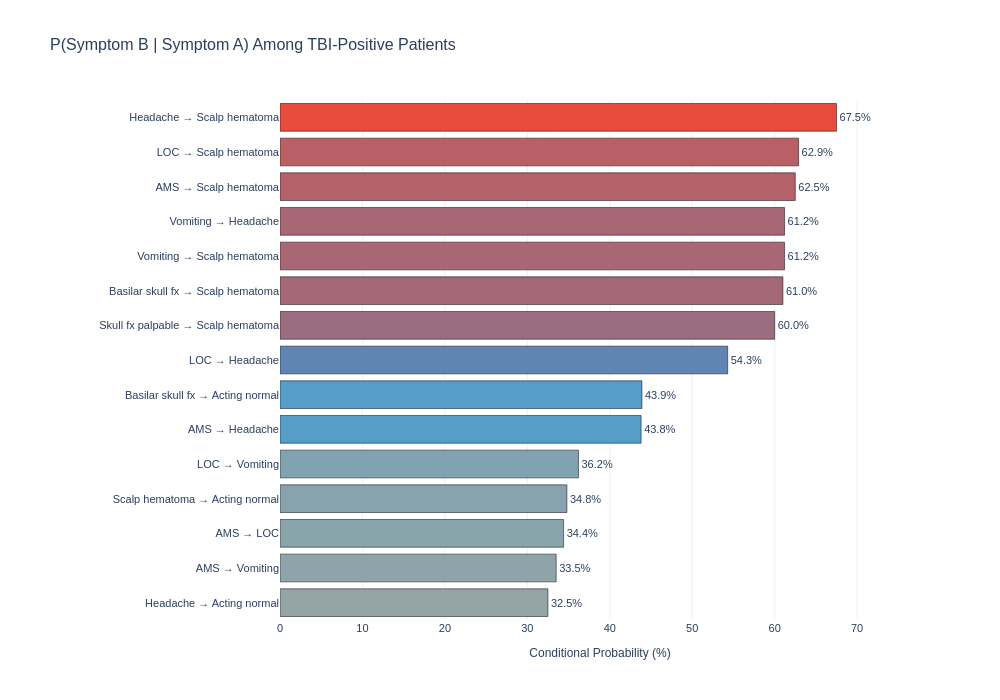

The notebook cell saved with this chart:
### Code cell
# ── Finding 3 Figure: Symptom Co-occurrence Among TBI Patients ──
import plotly.graph_objects as go

# Top co-occurring pairs (from notebook output, top 15)
pairs = [
    ('AMS → Scalp hematoma', 62.5),
    ('Headache → Scalp hematoma', 67.5),
    ('AMS → Headache', 43.8),
    ('LOC → Scalp hematoma', 62.9),
    ('Vomiting → Scalp hematoma', 61.2),
    ('Vomiting → Headache', 61.2),
    ('LOC → Headache', 54.3),
    ('AMS → LOC', 34.4),
    ('AMS → Vomiting', 33.5),
    ('LOC → Vomiting', 36.2),
    ('Basilar skull fx → Scalp hematoma', 61.0),
    ('Skull fx palpable → Scalp hematoma', 60.0),
    ('Basilar skull fx → Acting normal', 43.9),
    ('Headache → Acting normal', 32.5),
    ('Scalp hematoma → Acting normal', 34.8),
]

# Sort ascending for horizontal bar chart (highest at top)
pairs.sort(key=lambda x: x[1])

labels = [p[0] for p in pairs]
values = [p[1] for p in pairs]

fig = go.Figure()

fig.add_trace(go.Bar(
    y=labels,
    x=values,
    orientation='h',
    marker=dict(
        color=values,
        colorscale=[[0, '#95a5a6'], [0.5, '#3498db'], [1, '#e74c3c']],
        line=dict(color='black', width=0.5)
    ),
    text=[f'{v:.1f}%' for v in values],
    textposition='outside'
))

fig.update_layout(
    title=dict(
        text='P(Symptom B | Symptom A) Among TBI-Positive Patients',
        font=dict(size=16, family='Arial')
    ),
    xaxis=dict(
        title='Conditional Probability (%)',
        title_font=dict(size=12),
        range=[0, max(values) * 1.15],
        gridcolor='#e0e0e0'
    ),
    yaxis=dict(
        title='',
        title_font=dict(size=12)
    ),
    plot_bgcolor='white',
    paper_bgcolor='white',
    font=dict(family='Arial', size=11),
    width=1000,
    height=700,
    margin=dict(l=280, r=80, t=100, b=80),
    showlegend=False
)

fig.update_xaxes(showgrid=True, gridwidth=1, gridcolor='#f0f0f0')
fig.show()

fig.write_image('../figs/finding3_cooccurrence.pdf', width=1000, height=700)
print("✓ Exported to finding3_cooccurrence.pdf")

### Figure 1 — Plotly figure (JSON) as saved in the notebook; plotly's stock layout.template omitted (floating-point values rounded to 4 significant figures)
{"data": [{"marker": {"color": [32.5, 33.5, 34.4, 34.8, 36.2, 43.8, 43.9, 54.3, 60, 61, 61.2, 61.2, 62.5, 62.9, 67.5], "colorscale": [[0, "#95a5a6"], [0.5, "#3498db"], [1, "#e74c3c"]], "line": {"color": "black", "width": 0.5}}, "orientation": "h", "text": ["32.5%", "33.5%", "34.4%", "34.8%", "36.2%", "43.8%", "43.9%", "54.3%", "60.0%", "61.0%", "61.2%", "61.2%", "62.5%", "62.9%", "67.5%"], "textposition": "outside", "type": "bar", "x": [32.5, 33.5, 34.4, 34.8, 36.2, 43.8, 43.9, 54.3, 60, 61, 61.2, 61.2, 62.5, 62.9, 67.5], "y": ["Headache → Acting normal", "AMS → Vomiting", "AMS → LOC", "Scalp hematoma → Acting normal", "LOC → Vomiting", "AMS → Headache", "Basilar skull fx → Acting normal", "LOC → Headache", "Skull fx palpable → Scalp hematoma", "Basilar skull fx → Scalp hematoma", "Vomiting → Scalp hematoma", "Vomiting → Headache", "AMS → Scalp hematoma", "LOC → Scalp hematoma", "Headache → Scalp hematoma"]}], "layout": {"font": {"family": "Arial", "size": 11}, "height": 700, "margin": {"b": 80, "l": 280, "r": 80, "t": 100}, "paper_bgcolor": "white", "plot_bgcolor": "white", "showlegend": false, "title": {"font": {"family": "Arial", "size": 16}, "text": "P(Symptom B | Symptom A) Among TBI-Positive Patients"}, "width": 1000, "xaxis": {"gridcolor": "#f0f0f0", "gridwidth": 1, "range": [0, 77.62], "showgrid": true, "title": {"font": {"size": 12}, "text": "Conditional Probability (%)"}}, "yaxis": {"title": {"font": {"size": 12}, "text": ""}}}}
